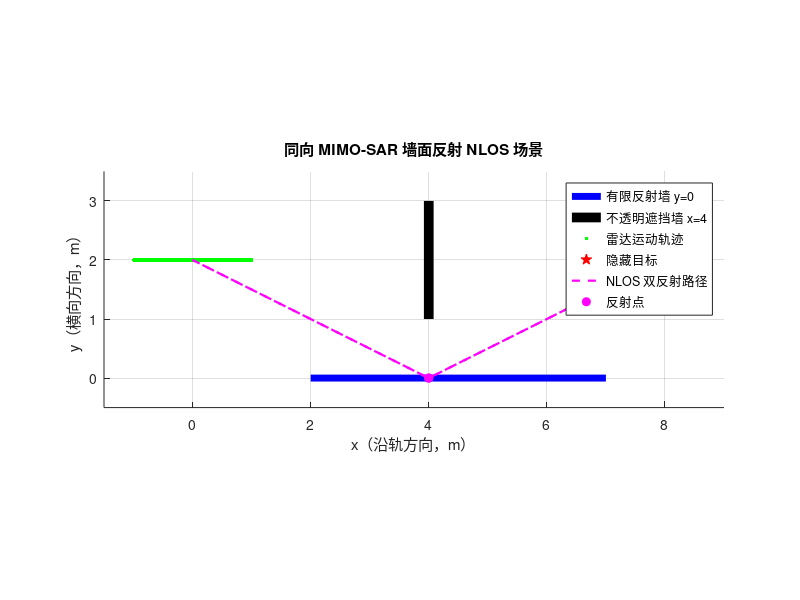

Recreate this plot in MATLAB. (Note: this script raises an error after producing the figure.)
%% =========================================================================
% 77 GHz FMCW 同向 MIMO-SAR 墙面反射 NLOS 成像仿真
%
% 功能：
%   1. 汽车沿 x 方向运动，MIMO Tx/Rx 线阵也沿 x 方向排列（同向孔径）
%   2. 用 y=0 的有限反射墙构造 Tx->墙->隐藏目标->墙->Rx 双反射路径
%   3. x=4 的不透明遮挡墙阻断直达路径，反射路径从其下方绕行
%   4. 生成去斜后的 FMCW 多通道回波
%   5. 分别输出直达物理基准、直达模型失配诊断和墙面模型 NLOS-BP
%
% 重要建模说明：
%   - 这是一个二维 x-y 平面、静止点目标、理想镜面反射的基准仿真。
%   - y=0 是有限长度反射墙；x=4 的遮挡墙是另一段不透明障碍物。
%     这种“侧向反射面 + 拐角遮挡”的几何，才能同时满足：
%       (a) 目标直达路径被遮挡；
%       (b) 经 y=0 反射的路径可绕开遮挡物。
%   - Tx/Rx 实际坐标用于回波生成和成像，不用虚拟相位中心替代。
%   - 假设各 Tx 已理想分离（等效正交发射）；TDM 时应按实际发射时刻
%     更新平台位置并做运动补偿。
%   - 回波生成与 BP 使用完全相同的时延、去斜和相位约定。
%
% MATLAB：建议 R2019b 或更新版本
%% =========================================================================
clear; clc; close all;
rng(7);

%% 1. 雷达与平台参数
c       = 3e8;
fc      = 77e9;
lambda  = c/fc;

B       = 1.0e9;          % FMCW 带宽
Tchirp  = 40e-6;          % Chirp 时长
Kchirp  = B/Tchirp;       % 调频斜率
fs      = 10e6;           % ADC 采样率
Ns      = round(Tchirp*fs);
tFast   = (0:Ns-1)/fs;

Nfft    = 512;            % 距离频域 FFT 点数
fAxis   = (-Nfft/2:Nfft/2-1)*(fs/Nfft);
df      = fs/Nfft;

NT      = 4;
NR      = 4;
dTx     = lambda/2;
dRx     = lambda/2;
txOffset = ((0:NT-1)-(NT-1)/2)*dTx;  % Tx 沿 x 方向
rxOffset = ((0:NR-1)-(NR-1)/2)*dRx;  % Rx 沿 x 方向

Na      = 101;            % SAR 位置数
vPlatform = 5;            % 平台速度，m/s
Tr      = 4e-3;           % 相邻慢时间采样间隔
xStart  = -1.0;
xPlatform = xStart + (0:Na-1)*vPlatform*Tr;
yRadar  = 2.0;

SNR_dB  = 30;             % 接收复基带数据 SNR
Gamma   = 0.85*exp(1j*0.15); % 理想化墙面复反射系数
sigmaTarget = 1.0;        % 点目标复散射系数

fprintf('lambda = %.4f mm\n',lambda*1e3);
fprintf('SAR aperture = %.3f m\n',xPlatform(end)-xPlatform(1));
fprintf('MIMO Tx/Rx = %d x %d, channels = %d\n',NT,NR,NT*NR);

%% 2. 场景几何
% 反射墙：y=0，有限范围 x=[2,7]
yWall = 0;
wallXMin = 2.0;
wallXMax = 7.0;

% 不透明遮挡墙：x=4，y=[1,3]，阻断雷达到目标的直达线段
xBlock = 4.0;
blockYMin = 1.0;
blockYMax = 3.0;

% 隐藏目标（在遮挡墙右侧）
targetXY = [8.0, 2.0];

% 雷达轨迹 y=2；目标也位于 y=2
% 直达线经过 x=4,y约2，被遮挡墙挡住。
% 反射路径经 y=0，反射点在 x约3.5~4.5，低于遮挡墙。

%% 3. 检查目标对应的反射几何是否有效
xTxTest = xPlatform(ceil(Na/2)) + txOffset;
xRxTest = xPlatform(ceil(Na/2)) + rxOffset;
for m = 1:NT
    qTx = (xTxTest(m)+targetXY(1))/2;
    assert(qTx >= wallXMin && qTx <= wallXMax, ...
        'Tx 反射点落在有限反射墙范围外，请调整墙长或场景。');
end
for k = 1:NR
    qRx = (xRxTest(k)+targetXY(1))/2;
    assert(qRx >= wallXMin && qRx <= wallXMax, ...
        'Rx 反射点落在有限反射墙范围外，请调整墙长或场景。');
end

% 目标直达路径是否被遮挡（以中间平台位置、中间 Tx/Rx 检查）
xMid = xPlatform(ceil(Na/2));
xTxMid = xMid + txOffset(ceil(NT/2));
xRxMid = xMid + rxOffset(ceil(NR/2));
yAtBlockTx = yRadar + (targetXY(2)-yRadar)*(xBlock-xTxMid)/(targetXY(1)-xTxMid);
yAtBlockRx = yRadar + (targetXY(2)-yRadar)*(xBlock-xRxMid)/(targetXY(1)-xRxMid);
assert(yAtBlockTx >= blockYMin && yAtBlockTx <= blockYMax && ...
       yAtBlockRx >= blockYMin && yAtBlockRx <= blockYMax, ...
       '当前直达路径没有被遮挡墙挡住，请检查几何参数。');

%% 4. 绘制场景几何
figure('Color','w','Name','NLOS 场景几何');
hold on; grid on; axis equal;
plot([wallXMin wallXMax],[yWall yWall],'b-','LineWidth',5);
plot([xBlock xBlock],[blockYMin blockYMax],'k-','LineWidth',7);
plot(xPlatform,yRadar*ones(size(xPlatform)),'g.','MarkerSize',8);
plot(targetXY(1),targetXY(2),'rp','MarkerFaceColor','r','MarkerSize',14);

% 绘制中间通道的反射路径
m0 = ceil(NT/2); k0 = ceil(NR/2); n0 = ceil(Na/2);
xT0 = xPlatform(n0)+txOffset(m0);
xR0 = xPlatform(n0)+rxOffset(k0);
qT0 = [(xT0+targetXY(1))/2, yWall];
qR0 = [(xR0+targetXY(1))/2, yWall];
plot([xT0 qT0(1) targetXY(1) qR0(1) xR0], ...
     [yRadar yWall targetXY(2) yWall yRadar], ...
     'm--','LineWidth',1.6);
plot(qT0(1),qT0(2),'mo','MarkerFaceColor','m');
plot(qR0(1),qR0(2),'mo','MarkerFaceColor','m');

xlabel('x（沿轨方向，m）');
ylabel('y（横向方向，m）');
title('同向 MIMO-SAR 墙面反射 NLOS 场景');
legend('有限反射墙 y=0','不透明遮挡墙 x=4','雷达运动轨迹', ...
       '隐藏目标','NLOS 双反射路径','反射点','Location','best');
xlim([-1.5 9]); ylim([-0.5 3.5]);

%% 5. 生成 NLOS FMCW 去斜回波
% 数据维度：NT x NR x Na x Ns
rxIF = complex(zeros(NT,NR,Na,Ns,'single'));
tFastRow = single(tFast);

fprintf('正在生成 NLOS FMCW 回波...\n');
for m = 1:NT
    for k = 1:NR
        for n = 1:Na
            xTx = xPlatform(n)+txOffset(m);
            xRx = xPlatform(n)+rxOffset(k);
            xP  = targetXY(1);
            yP  = targetXY(2);

            % y=0 镜面反射：镜像法给出的反射点 x 坐标
            hMirror = yP + yRadar - 2*yWall;
            qTxX = xTx + (yRadar-yWall)/hMirror*(xP-xTx);
            qRxX = xRx + (yRadar-yWall)/hMirror*(xP-xRx);

            % 有限反射墙有效性检查
            if qTxX < wallXMin || qTxX > wallXMax || ...
               qRxX < wallXMin || qRxX > wallXMax
                error('存在通道的镜面反射点超出墙面范围。');
            end

            % Tx->wall->target 与 target->wall->Rx 的实际折线路径长度
            % 每一侧的两段长度相等（本例雷达与目标到墙的高度均为2m）
            % 镜像 Tx/Rx 到目标的直线距离，等于对应两段折线路径长度
            RtxLeg = sqrt((xP-xTx)^2 + hMirror^2);
            RrxLeg = sqrt((xP-xRx)^2 + hMirror^2);
            Lpath = RtxLeg+RrxLeg;
            tau = Lpath/c;

            % 传播幅度：简化球面扩散模型 + 两次墙面反射 + 目标散射
            alpha = sigmaTarget*(Gamma^2)/(max(RtxLeg*RrxLeg,1e-6));

            % 去斜信号：s_rx(t)*conj(s_tx(t))
            % beat 频率 f_b=-K*tau
            phaseFast = exp(-1j*2*pi*Kchirp*tau*tFastRow ...
                            +1j*pi*Kchirp*tau^2);
            echo = alpha*exp(-1j*2*pi*fc*tau).*phaseFast;

            rxIF(m,k,n,:) = single(echo);
        end
    end
end

% 按整体信号功率加入复高斯白噪声
sigPower = mean(abs(rxIF(:)).^2);
noisePower = sigPower/10^(SNR_dB/10);
noise = sqrt(noisePower/2)*(randn(size(rxIF),'single') + ...
                            1j*randn(size(rxIF),'single'));
rxIF_noiseOnly = noise; % 当前仿真没有直达目标回波，保存纯噪声供直达基准使用
rxIF = rxIF + noise;

fprintf('回波生成完成。平均信号功率 %.3e，噪声功率 %.3e\n', ...
        sigPower,noisePower);

%% 6. 距离频域处理
% 对快时间加窗并做 FFT。归一化使峰值量级不随 Ns 改变。
win = single(0.5-0.5*cos(2*pi*(0:Ns-1)/Ns));
win4 = reshape(win,[1 1 1 Ns]);
rangeFFT = fftshift(fft(rxIF.*win4,Nfft,4),4)/sum(win);
rangeFFTNoise = fftshift(fft(rxIF_noiseOnly.*win4,Nfft,4),4)/sum(win);

% 选取一个代表通道显示拍频谱
specShow = squeeze(abs(rangeFFT(ceil(NT/2),ceil(NR/2),ceil(Na/2),:)));
figure('Color','w','Name','FMCW 距离频谱');
plot(fAxis/1e6,20*log10(specShow/max(specShow)+eps),'LineWidth',1.2);
grid on; xlabel('拍频（MHz）'); ylabel('归一化幅度（dB）');
title('单通道去斜信号距离频谱');

%% 7. 成像网格
% 网格间隔取 2.5 cm，避免原 5 cm 网格过粗导致点扩散函数显示成块状
xGrid = 6.5:0.025:9.5;
yGrid = 0.8:0.025:3.2;
[XX,YY] = meshgrid(xGrid,yGrid);
[nY,nX] = size(XX);

imgNLOS = complex(zeros(nY,nX));          % 正确 NLOS 路径成像
imgDirect = complex(zeros(nY,nX));         % 纯噪声直达路径物理基准
imgMismatch = complex(zeros(nY,nX));       % NLOS 回波按直达模型处理的失配诊断

% 预先整理各通道的距离 FFT 数据，维度 Na x Nfft
RD = cell(NT,NR);
RDNoise = cell(NT,NR);
for m = 1:NT
    for k = 1:NR
        RD{m,k} = squeeze(rangeFFT(m,k,:,:));
        RDNoise{m,k} = squeeze(rangeFFTNoise(m,k,:,:));
    end
end

% 频率轴从负到正，便于线性插值
fMin = fAxis(1);

% SAR 慢时间加 Hann 孔径加权，降低有限孔径旁瓣
apWeight = 0.5-0.5*cos(2*pi*(0:Na-1)/(Na-1));
apWeight = apWeight / max(apWeight);

fprintf('正在执行直达模型失配成像与 NLOS-BP，请稍候...\n');

%% 8. BP 成像
for iy = 1:nY
    for ix = 1:nX
        xP = XX(iy,ix);
        yP = YY(iy,ix);

        sumN = 0;
        sumD = 0;
        sumMismatch = 0;
        nValidN = 0;
        nValidD = 0;
        nValidMismatch = 0;

        for m = 1:NT
            for k = 1:NR
                % 该通道在所有 SAR 位置的实际 Tx/Rx 坐标
                xTx = xPlatform + txOffset(m);
                xRx = xPlatform + rxOffset(k);

                %% 8.1 NLOS 路径：Tx->wall->pixel->wall->Rx
                hMirror = yP + yRadar - 2*yWall;
                qTxX = xTx + (yRadar-yWall)./hMirror.*(xP-xTx);
                qRxX = xRx + (yRadar-yWall)./hMirror.*(xP-xRx);

                validWall = qTxX>=wallXMin & qTxX<=wallXMax & ...
                            qRxX>=wallXMin & qRxX<=wallXMax;

                % 检查反射路径是否避开 x=xBlock 的不透明遮挡墙。
                % 路径的每一段与 x=xBlock 相交时，交点 y 必须在遮挡墙之外。
                validOcc = true(1,Na);
                for nn = 1:Na
                    % Tx -> qTx
                    if (xBlock-min(xTx(nn),qTxX(nn)) >= 0) && ...
                       (xBlock-max(xTx(nn),qTxX(nn)) <= 0)
                        if abs(qTxX(nn)-xTx(nn)) > eps
                            mu = (xBlock-xTx(nn))/(qTxX(nn)-xTx(nn));
                            yCross = yRadar + mu*(yWall-yRadar);
                            if yCross>=blockYMin && yCross<=blockYMax
                                validOcc(nn)=false;
                            end
                        end
                    end
                    % qTx -> pixel
                    if (xBlock-min(qTxX(nn),xP) >= 0) && ...
                       (xBlock-max(qTxX(nn),xP) <= 0)
                        if abs(xP-qTxX(nn)) > eps
                            mu = (xBlock-qTxX(nn))/(xP-qTxX(nn));
                            yCross = yWall + mu*(yP-yWall);
                            if yCross>=blockYMin && yCross<=blockYMax
                                validOcc(nn)=false;
                            end
                        end
                    end
                    % pixel -> qRx
                    if (xBlock-min(xP,qRxX(nn)) >= 0) && ...
                       (xBlock-max(xP,qRxX(nn)) <= 0)
                        if abs(qRxX(nn)-xP) > eps
                            mu = (xBlock-xP)/(qRxX(nn)-xP);
                            yCross = yP + mu*(yWall-yP);
                            if yCross>=blockYMin && yCross<=blockYMax
                                validOcc(nn)=false;
                            end
                        end
                    end
                    % qRx -> Rx
                    if (xBlock-min(qRxX(nn),xRx(nn)) >= 0) && ...
                       (xBlock-max(qRxX(nn),xRx(nn)) <= 0)
                        if abs(xRx(nn)-qRxX(nn)) > eps
                            mu = (xBlock-qRxX(nn))/(xRx(nn)-qRxX(nn));
                            yCross = yWall + mu*(yRadar-yWall);
                            if yCross>=blockYMin && yCross<=blockYMax
                                validOcc(nn)=false;
                            end
                        end
                    end
                end

                % 镜像源到像素的距离，等于 Tx->墙->像素 / 像素->墙->Rx
                Rtx = sqrt((xP-xTx).^2+hMirror.^2);
                Rrx = sqrt((xP-xRx).^2+hMirror.^2);
                tauN = (Rtx+Rrx)/c;

                % NLOS 路径的拍频查询位置
                fQueryN = -Kchirp*tauN;
                valN = interp_range_fft(RD{m,k},fQueryN,fMin,df,Nfft);

                % 与回波生成完全一致的去斜相位补偿
                phaseCompN = exp(1j*2*pi*fc*tauN - 1j*pi*Kchirp*tauN.^2);
                useN = validWall & validOcc;
                sumN = sumN + sum(valN(useN).*phaseCompN(useN).*apWeight(useN));
                nValidN = nValidN + sum(apWeight(useN));

                %% 8.2 直达路径物理基准 + NLOS失配诊断（严格分开）
                RtxD = sqrt((xP-xTx).^2+(yP-yRadar)^2);
                RrxD = sqrt((xP-xRx).^2+(yP-yRadar)^2);
                tauD = (RtxD+RrxD)/c;
                fQueryD = -Kchirp*tauD;
                phaseCompD = exp(1j*2*pi*fc*tauD ...
                                 -1j*pi*Kchirp*tauD.^2);

                % (A) 直达路径可见性：Tx->像素和像素->Rx均不能穿过遮挡墙
                visibleTx = segment_clear_vertical_blocker( ...
                    xTx,yRadar,xP,yP,xBlock,blockYMin,blockYMax);
                visibleRx = segment_clear_vertical_blocker( ...
                    xP,yP,xRx,yRadar,xBlock,blockYMin,blockYMax);
                useD = visibleTx & visibleRx;

                % 当前场景只生成 NLOS 目标回波，没有直达目标回波。
                % 因此物理直达基准必须使用纯噪声数据。
                valD_noise = interp_range_fft( ...
                    RDNoise{m,k},fQueryD,fMin,df,Nfft);
                sumD = sumD + sum(valD_noise(useD).* ...
                                  phaseCompD(useD).*apWeight(useD));
                nValidD = nValidD + sum(apWeight(useD));

                % (B) 独立的失配诊断：将含 NLOS 回波的数据按直达模型处理，
                % 不加可见性掩膜，仅用于显示错误传播模型造成的伪影。
                valMismatch = interp_range_fft( ...
                    RD{m,k},fQueryD,fMin,df,Nfft);
                sumMismatch = sumMismatch + sum( ...
                    valMismatch.*phaseCompD.*apWeight);
                nValidMismatch = nValidMismatch + sum(apWeight);
            end
        end

        if nValidN>0
            imgNLOS(iy,ix)=sumN/nValidN;
        end
        if nValidD>0
            imgDirect(iy,ix)=sumD/nValidD;
        else
            imgDirect(iy,ix)=0; % 所有直达观测均被遮挡
        end
        if nValidMismatch>0
            imgMismatch(iy,ix)=sumMismatch/nValidMismatch;
        end
    end
    if mod(iy,5)==0
        fprintf('成像进度：%d / %d 行\n',iy,nY);
    end
end

%% 9. 归一化与显示
% 统一以 NLOS-BP 峰值作为参考，避免每幅图单独归一化造成误导。
commonScale = max(abs(imgNLOS(:))) + eps;
imgN_dB = 20*log10(abs(imgNLOS)/commonScale+1e-6);
imgD_dB = 20*log10(abs(imgDirect)/commonScale+1e-6);
imgMismatch_dB = 20*log10(abs(imgMismatch)/commonScale+1e-6);

% 图A：物理直达路径基准。当前仿真无直达目标回波，因此使用纯噪声数据。
figure('Color','w','Name','直达路径物理基准（纯噪声）');
imagesc(xGrid,yGrid,imgD_dB);
axis xy equal tight; colorbar; caxis([-60 0]);
hold on; plot(targetXY(1),targetXY(2),'rp', ...
    'MarkerFaceColor','r','MarkerSize',12);
xlabel('x（m）'); ylabel('y（m）');
title('直达路径基准：纯噪声数据 + 直达可见性掩膜');

% 图B：失配诊断。NLOS回波按直达路径延迟/相位处理，不施加可见性掩膜。
figure('Color','w','Name','直达模型失配诊断');
imagesc(xGrid,yGrid,imgMismatch_dB);
axis xy equal tight; colorbar; caxis([-40 0]);
hold on; plot(targetXY(1),targetXY(2),'rp', ...
    'MarkerFaceColor','r','MarkerSize',12);
xlabel('x（m）'); ylabel('y（m）');
title('NLOS回波按直达模型处理（失配伪影，非真实直达成像）');

% 图C：正确的墙面反射 NLOS-BP
figure('Color','w','Name','墙面反射 NLOS-BP');
imagesc(xGrid,yGrid,imgN_dB);
axis xy equal tight; colorbar; caxis([-40 0]);
hold on; plot(targetXY(1),targetXY(2),'rp', ...
    'MarkerFaceColor','r','MarkerSize',12);
xlabel('x（m）'); ylabel('y（m）');
title('墙面反射 NLOS-BP 成像结果');

% 图D：三种结果并列，统一幅度参考
figure('Color','w','Name','三种处理结果对比');
tiledlayout(1,3,'Padding','compact','TileSpacing','compact');

nexttile;
imagesc(xGrid,yGrid,imgD_dB); axis xy equal tight; colorbar; caxis([-60 0]);
hold on; plot(targetXY(1),targetXY(2),'rp','MarkerFaceColor','r');
xlabel('x（m）'); ylabel('y（m）');
title('直达基准（纯噪声）');

nexttile;
imagesc(xGrid,yGrid,imgMismatch_dB); axis xy equal tight; colorbar; caxis([-40 0]);
hold on; plot(targetXY(1),targetXY(2),'rp','MarkerFaceColor','r');
xlabel('x（m）'); ylabel('y（m）');
title('直达模型失配诊断');

nexttile;
imagesc(xGrid,yGrid,imgN_dB); axis xy equal tight; colorbar; caxis([-40 0]);
hold on; plot(targetXY(1),targetXY(2),'rp','MarkerFaceColor','r');
xlabel('x（m）'); ylabel('y（m）');
title('NLOS-BP');

sgtitle('同向 MIMO-SAR 非视域成像：直达基准、失配诊断与 NLOS-BP');

%% 10. 输出峰值定位误差
[~,idxMax] = max(abs(imgNLOS(:)));
[iyMax,ixMax] = ind2sub(size(imgNLOS),idxMax);
peakXY = [xGrid(ixMax),yGrid(iyMax)];
locError = norm(peakXY-targetXY);

fprintf('\n========== 仿真结果 ==========\n');
fprintf('真实目标位置：(%.3f, %.3f) m\n',targetXY(1),targetXY(2));
fprintf('NLOS-BP 峰值位置：(%.3f, %.3f) m\n',peakXY(1),peakXY(2));
fprintf('定位误差：%.4f m\n',locError);
fprintf('NLOS-BP 峰值幅度（归一化前）：%.4e\n',abs(imgNLOS(iyMax,ixMax)));
fprintf('直达物理基准峰值 / NLOS-BP 峰值：%.2f dB\n', ...
    20*log10(max(abs(imgDirect(:))) / (max(abs(imgNLOS(:)))+eps) + eps));
fprintf('直达模型失配峰值 / NLOS-BP 峰值：%.2f dB\n', ...
    20*log10(max(abs(imgMismatch(:))) / (max(abs(imgNLOS(:)))+eps) + eps));
fprintf('==============================\n');

%% 11. 说明
disp('仿真完成：直达物理基准使用纯噪声数据；失配诊断单独使用 NLOS 回波。');
disp('注意：本程序是理想二维镜面反射基准模型，不包含墙面粗糙散射、');
disp('多径杂波、目标运动、天线方向图、互耦和TDM时序误差。');

%% ======================== 局部函数 =========================

function isClear = segment_clear_vertical_blocker(x1,y1,x2,y2,xWall,yMin,yMax)
% 判断二维线段 (x1,y1)->(x2,y2) 是否穿过有限竖直遮挡墙：
%   x=xWall, y in [yMin,yMax]。
% 输入坐标可以是标量或等长向量，输出为对应逻辑行向量。
    x1 = x1(:).'; y1 = y1(:).';
    x2 = x2(:).'; y2 = y2(:).';

    n = max([numel(x1),numel(y1),numel(x2),numel(y2)]);
    if ~(numel(x1)==1 || numel(x1)==n) || ...
       ~(numel(y1)==1 || numel(y1)==n) || ...
       ~(numel(x2)==1 || numel(x2)==n) || ...
       ~(numel(y2)==1 || numel(y2)==n)
        error('遮挡判断函数的输入必须为标量或相同长度的向量。');
    end

    if isscalar(x1), x1 = repmat(x1,1,n); end
    if isscalar(y1), y1 = repmat(y1,1,n); end
    if isscalar(x2), x2 = repmat(x2,1,n); end
    if isscalar(y2), y2 = repmat(y2,1,n); end

    dx = x2-x1;
    crossesX = (xWall >= min(x1,x2)) & (xWall <= max(x1,x2));
    yCross = nan(1,n);
    nz = abs(dx)>eps;
    yCross(nz) = y1(nz)+(y2(nz)-y1(nz)).*(xWall-x1(nz))./dx(nz);

    % 若线段与遮挡墙所在 x 坐标共线，且 y 范围有重叠，也视为遮挡
    collinear = ~nz & abs(x1-xWall)<=eps & ...
        max(min(y1,y2),yMin)<=min(max(y1,y2),yMax);

    blocked = (crossesX & nz & yCross>=yMin & yCross<=yMax) | collinear;
    isClear = ~blocked;
end

function yq = interp_range_fft(RDmat,fQuery,fMin,df,Nfft)
% 对每个慢时间位置，在距离 FFT 频率轴上进行复数线性插值。
% RDmat: Na x Nfft；fQuery: 1 x Na 或 Na x 1
    fQuery = fQuery(:);
    NaLocal = size(RDmat,1);
    if numel(fQuery) ~= NaLocal
        error('频率查询向量长度与慢时间采样数不一致。');
    end

    u = (fQuery-fMin)/df + 1;
    i0 = floor(u);
    frac = u-i0;

    valid = i0>=1 & i0<Nfft & isfinite(u);
    yq = complex(zeros(NaLocal,1));

    rows = find(valid);
    if ~isempty(rows)
        cols0 = i0(rows);
        cols1 = cols0+1;
        ind0 = sub2ind(size(RDmat),rows,cols0);
        ind1 = sub2ind(size(RDmat),rows,cols1);
        a = RDmat(ind0);
        b = RDmat(ind1);
        yq(rows) = a.*(1-frac(rows))+b.*frac(rows);
    end
    yq = yq.';
end
